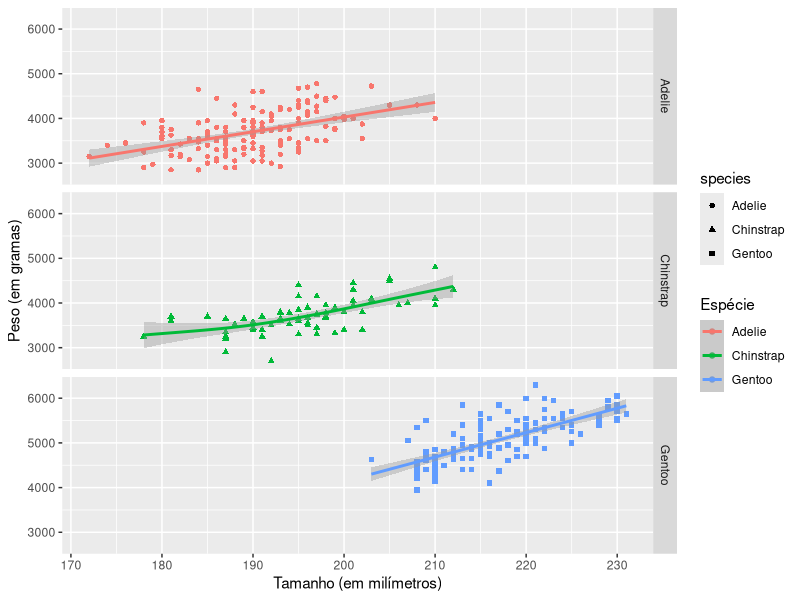

R code for this plot:
#install.packages("ggplot2")
#install.packages("palmerpenguins")

library(ggplot2)
library(palmerpenguins)

data("penguins")

# 1) ggplot(data = penguins): Em ggplot2, um gráfico é iniciado com a função ggplot().
# Ela cria um sistema de coordenadas ao qual é possível acrescentar camadas. O 
# primeiro argumento da função ggplot() é o conjunto de dados a ser usado no 
# gráfico. Neste caso, é “penguins”.

# 2) +: Depois, acrescenta-se um símbolo “+” para adicionar uma nova camada ao seu
#gráfico. O gráfico é finalizado adicionando uma ou mais camadas ao ggplot().

# 3) geom_point(): Em seguida, deve-se escolher um geom adicionando uma função geom. 
# A função geom_point() utiliza pontos para criar gráficos de dispersão, a função 
# geom_bar usa barras para criar gráficos de barras, e assim por diante. Neste caso, 
# escolha função geom_point para criar um gráfico de dispersão de pontos. O pacote 
# ggplot2 vem com muitas funções geom diferentes. Você aprenderá mais sobre geoms 
# posteriormente no curso.

# 4) (mapping = aes(x = flipper_length_mm, y = body_mass_g)): Cada função geom em 
# ggplot2 leva um argumento de mapeamento. Com isso, define-se como as variáveis do
# seu conjunto de dados serão mapeadas de acordo com as propriedades visuais. O 
# argumento de mapeamento sempre é combinado com a função aes(). Os argumentos x e
# y da função aes() especificam quais variáveis devem ser mapeadas no eixo X e no 
# eixo Y do sistema de coordenadas. Neste caso, deseja-se mapear a variável 
# “flipper_length_mm” no eixo X e a variável “body_mass_g” no eixo Y.

ggplot(
  data = penguins, 
  mapping = aes(
    x = flipper_length_mm, 
    y = body_mass_g,
    colour = species,
    shape = species,
    # size = species
    )
  ) + 
  geom_point() + 
  
  # geom_smooth: com essa função é possível mostrar linhas de tendência
  geom_smooth(method="gam", 
              formula = y ~s(x)) +
  
  # labs(): Para mudar/definir os rótulos
  labs(y = "Peso (em gramas)", x = "Tamanho (em milímetros)", colour = 'Espécie') + 
  
  # facet_grid: divide os quadros para cada um dos elementos da variável especificada
  facet_grid(facets="species")

